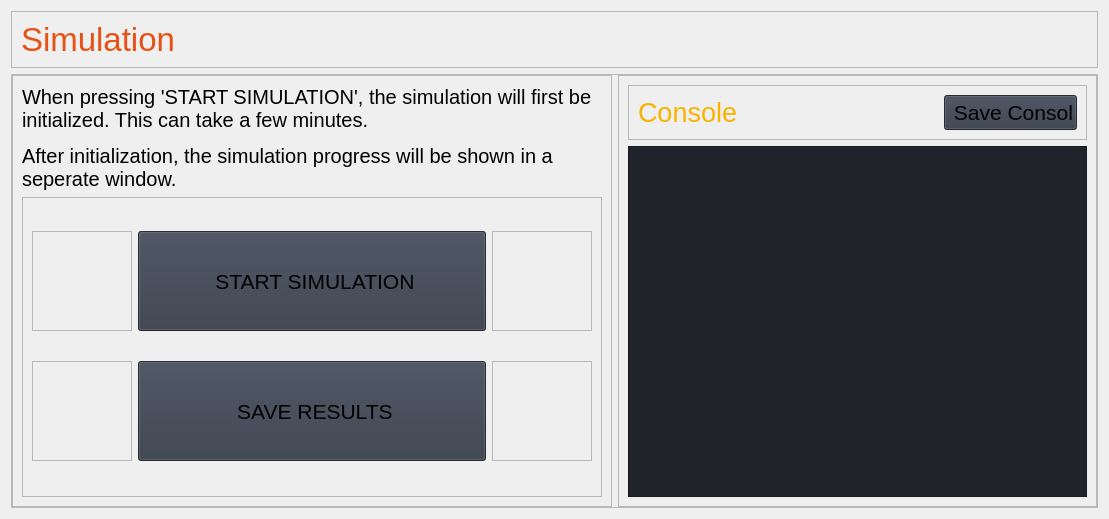
                     <widget class="QWidget" name="simulation">
                      <layout class="QVBoxLayout" name="verticalLayout_8">
                       <item>
                        <widget class="QFrame" name="frame_17">
                         <property name="minimumSize">
                          <size>
                           <width>0</width>
                           <height>0</height>
                          </size>
                         </property>
                         <property name="maximumSize">
                          <size>
                           <width>16777215</width>
                           <height>60</height>
                          </size>
                         </property>
                         <property name="frameShape">
                          <enum>QFrame::StyledPanel</enum>
                         </property>
                         <property name="frameShadow">
                          <enum>QFrame::Raised</enum>
                         </property>
                         <layout class="QVBoxLayout" name="verticalLayout_24">
                          <item>
                           <widget class="QLabel" name="label_33">
                            <property name="minimumSize">
                             <size>
                              <width>0</width>
                              <height>0</height>
                             </size>
                            </property>
                            <property name="maximumSize">
                             <size>
                              <width>16777215</width>
                              <height>50</height>
                             </size>
                            </property>
                            <property name="font">
                             <font>
                              <pointsize>25</pointsize>
                              <italic>false</italic>
                              <bold>false</bold>
                             </font>
                            </property>
                            <property name="styleSheet">
                             <string notr="true">color: #e75113;</string>
                            </property>
                            <property name="text">
                             <string>Simulation</string>
                            </property>
                           </widget>
                          </item>
                         </layout>
                        </widget>
                       </item>
                       <item>
                        <widget class="QFrame" name="frame_10">
                         <property name="frameShape">
                          <enum>QFrame::StyledPanel</enum>
                         </property>
                         <property name="frameShadow">
                          <enum>QFrame::Raised</enum>
                         </property>
                         <layout class="QHBoxLayout" name="horizontalLayout_6">
                          <property name="leftMargin">
                           <number>0</number>
                          </property>
                          <property name="topMargin">
                           <number>0</number>
                          </property>
                          <property name="rightMargin">
                           <number>0</number>
                          </property>
                          <property name="bottomMargin">
                           <number>0</number>
                          </property>
                          <item>
                           <widget class="QFrame" name="frame_12">
                            <property name="minimumSize">
                             <size>
                              <width>600</width>
                              <height>0</height>
                             </size>
                            </property>
                            <property name="frameShape">
                             <enum>QFrame::StyledPanel</enum>
                            </property>
                            <property name="frameShadow">
                             <enum>QFrame::Raised</enum>
                            </property>
                            <layout class="QVBoxLayout" name="verticalLayout_14">
                             <item>
                              <widget class="QLabel" name="label_80">
                               <property name="minimumSize">
                                <size>
                                 <width>400</width>
                                 <height>0</height>
                                </size>
                               </property>
                               <property name="maximumSize">
                                <size>
                                 <width>16777215</width>
                                 <height>16777215</height>
                                </size>
                               </property>
                               <property name="font">
                                <font>
                                 <pointsize>15</pointsize>
                                 <italic>false</italic>
                                 <bold>false</bold>
                                </font>
                               </property>
                               <property name="toolTip">
                                <string/>
                               </property>
                               <property name="toolTipDuration">
                                <number>30000</number>
                               </property>
                               <property name="text">
                                <string>&lt;html&gt;&lt;head/&gt;&lt;body&gt;&lt;p&gt;When pressing 'START SIMULATION', the simulation will first be &lt;br&gt;initialized. This can take a few minutes.&lt;/p&gt;&lt;p&gt;After initialization, the simulation progress will be shown in a &lt;br&gt;seperate window.&lt;/p&gt;&lt;/body&gt;&lt;/html&gt;</string>
                               </property>
                               <property name="alignment">
                                <set>Qt::AlignLeading|Qt::AlignLeft|Qt::AlignTop</set>
                               </property>
                              </widget>
                             </item>
                             <item>
                              <widget class="QFrame" name="frame_14">
                               <property name="minimumSize">
                                <size>
                                 <width>0</width>
                                 <height>300</height>
                                </size>
                               </property>
                               <property name="frameShape">
                                <enum>QFrame::StyledPanel</enum>
                               </property>
                               <property name="frameShadow">
                                <enum>QFrame::Raised</enum>
                               </property>
                               <layout class="QGridLayout" name="gridLayout_10">
                                <item row="0" column="0">
                                 <widget class="QFrame" name="frame_18">
                                  <property name="maximumSize">
                                   <size>
                                    <width>100</width>
                                    <height>16777215</height>
                                   </size>
                                  </property>
                                  <property name="frameShape">
                                   <enum>QFrame::StyledPanel</enum>
                                  </property>
                                  <property name="frameShadow">
                                   <enum>QFrame::Raised</enum>
                                  </property>
                                 </widget>
                                </item>
                                <item row="0" column="1">
                                 <widget class="QPushButton" name="btn_startsim">
                                  <property name="minimumSize">
                                   <size>
                                    <width>0</width>
                                    <height>100</height>
                                   </size>
                                  </property>
                                  <property name="font">
                                   <font>
                                    <pointsize>16</pointsize>
                                    <italic>false</italic>
                                    <bold>false</bold>
                                   </font>
                                  </property>
                                  <property name="cursor">
                                   <cursorShape>PointingHandCursor</cursorShape>
                                  </property>
                                  <property name="styleSheet">
                                   <string notr="true">background-color: rgb(52, 59, 72);</string>
                                  </property>
                                  <property name="text">
                                   <string> START SIMULATION</string>
                                  </property>
                                  <property name="icon">
                                   <iconset resource="resources.qrc">
                                    <normaloff>:/icons/images/icons/cil-media-play.png</normaloff>:/icons/images/icons/cil-media-play.png</iconset>
                                  </property>
                                 </widget>
                                </item>
                                <item row="1" column="0">
                                 <widget class="QFrame" name="frame_20">
                                  <property name="maximumSize">
                                   <size>
                                    <width>100</width>
                                    <height>16777215</height>
                                   </size>
                                  </property>
                                  <property name="frameShape">
                                   <enum>QFrame::StyledPanel</enum>
                                  </property>
                                  <property name="frameShadow">
                                   <enum>QFrame::Raised</enum>
                                  </property>
                                 </widget>
                                </item>
                                <item row="1" column="1">
                                 <widget class="QPushButton" name="btn_save_results">
                                  <property name="minimumSize">
                                   <size>
                                    <width>0</width>
                                    <height>100</height>
                                   </size>
                                  </property>
                                  <property name="font">
                                   <font>
                                    <pointsize>16</pointsize>
                                    <italic>false</italic>
                                    <bold>false</bold>
                                   </font>
                                  </property>
                                  <property name="cursor">
                                   <cursorShape>PointingHandCursor</cursorShape>
                                  </property>
                                  <property name="styleSheet">
                                   <string notr="true">background-color: rgb(52, 59, 72);</string>
                                  </property>
                                  <property name="text">
                                   <string> SAVE RESULTS</string>
                                  </property>
                                  <property name="icon">
                                   <iconset resource="resources.qrc">
                                    <normaloff>:/icons/images/icons/cil-save.png</normaloff>:/icons/images/icons/cil-save.png</iconset>
                                  </property>
                                 </widget>
                                </item>
                                <item row="1" column="2">
                                 <widget class="QFrame" name="frame_22">
                                  <property name="maximumSize">
                                   <size>
                                    <width>100</width>
                                    <height>16777215</height>
                                   </size>
                                  </property>
                                  <property name="frameShape">
                                   <enum>QFrame::StyledPanel</enum>
                                  </property>
                                  <property name="frameShadow">
                                   <enum>QFrame::Raised</enum>
                                  </property>
                                 </widget>
                                </item>
                                <item row="0" column="2">
                                 <widget class="QFrame" name="frame_21">
                                  <property name="maximumSize">
                                   <size>
                                    <width>100</width>
                                    <height>16777215</height>
                                   </size>
                                  </property>
                                  <property name="frameShape">
                                   <enum>QFrame::StyledPanel</enum>
                                  </property>
                                  <property name="frameShadow">
                                   <enum>QFrame::Raised</enum>
                                  </property>
                                 </widget>
                                </item>
                               </layout>
                              </widget>
                             </item>
                            </layout>
                           </widget>
                          </item>
                          <item>
                           <widget class="QFrame" name="frame_13">
                            <property name="frameShape">
                             <enum>QFrame::StyledPanel</enum>
                            </property>
                            <property name="frameShadow">
                             <enum>QFrame::Raised</enum>
                            </property>
                            <layout class="QVBoxLayout" name="verticalLayout_20">
                             <item>
                              <widget class="QFrame" name="frame_23">
                               <property name="minimumSize">
                                <size>
                                 <width>0</width>
                                 <height>55</height>
                                </size>
                               </property>
                               <property name="maximumSize">
                                <size>
                                 <width>16777215</width>
                                 <height>16777215</height>
                                </size>
                               </property>
                               <property name="frameShape">
                                <enum>QFrame::StyledPanel</enum>
                               </property>
                               <property name="frameShadow">
                                <enum>QFrame::Raised</enum>
                               </property>
                               <layout class="QHBoxLayout" name="horizontalLayout_7">
                                <item>
                                 <widget class="QLabel" name="label_34">
                                  <property name="minimumSize">
                                   <size>
                                    <width>300</width>
                                    <height>0</height>
                                   </size>
                                  </property>
                                  <property name="maximumSize">
                                   <size>
                                    <width>16777215</width>
                                    <height>50</height>
                                   </size>
                                  </property>
                                  <property name="font">
                                   <font>
                                    <pointsize>20</pointsize>
                                    <italic>false</italic>
                                    <bold>false</bold>
                                   </font>
                                  </property>
                                  <property name="styleSheet">
                                   <string notr="true">color: #f9b200;</string>
                                  </property>
                                  <property name="text">
                                   <string>Console</string>
                                  </property>
                                 </widget>
                                </item>
                                <item>
                                 <widget class="QPushButton" name="btn_save_console">
                                  <property name="minimumSize">
                                   <size>
                                    <width>0</width>
                                    <height>35</height>
                                   </size>
                                  </property>
                                  <property name="font">
                                   <font>
                                    <pointsize>16</pointsize>
                                    <italic>false</italic>
                                    <bold>false</bold>
                                   </font>
                                  </property>
                                  <property name="cursor">
                                   <cursorShape>PointingHandCursor</cursorShape>
                                  </property>
                                  <property name="styleSheet">
                                   <string notr="true">background-color: rgb(52, 59, 72);</string>
                                  </property>
                                  <property name="text">
                                   <string> Save Consol</string>
                                  </property>
                                  <property name="icon">
                                   <iconset resource="resources.qrc">
                                    <normaloff>:/icons/images/icons/cil-save.png</normaloff>:/icons/images/icons/cil-save.png</iconset>
                                  </property>
                                 </widget>
                                </item>
                               </layout>
                              </widget>
                             </item>
                             <item>
                              <widget class="QPlainTextEdit" name="plainTextEdit_2">
                               <property name="minimumSize">
                                <size>
                                 <width>200</width>
                                 <height>200</height>
                                </size>
                               </property>
                               <property name="styleSheet">
                                <string notr="true">background-color: rgb(33, 37, 43);</string>
                               </property>
                              </widget>
                             </item>
                            </layout>
                           </widget>
                          </item>
                         </layout>
                        </widget>
                       </item>
                      </layout>
                     </widget>
